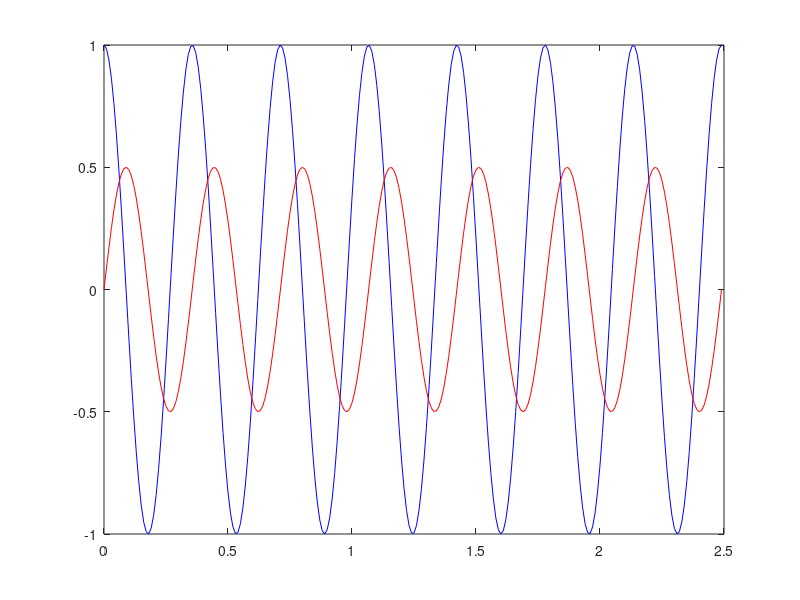

MATLAB code for this plot:
% HW2_prob1.m
%
%
%

% Initialize Matlab
close all;
clc;
clear all;

% Open a figure window
figure('Color', 'w');

% calculate a 1d Grid
dz = 0.01;
Nz = 250;
za = [0:Nz-1]*dz;

% Build random device on grid
ER = ones(1, Nz);
nz = rand(1,2);
nz = round(0.7*nz/sum(nz)*Nz);
nz = round(0.1*Nz)+[1 nz(1) nz(1)+nz(2)];
ER(nz(1):nz(2)-1)=2;
ER(nz(2):nz(3)-1)=4;

% Calculate wavy funcitons for e and h
z = linspace (0,1,Nz);
E = cos(7*2*pi*z);
H = 0.5*sin(7*2*pi*z);

% Visualize the data
plot(za, E, '-b');
hold on;
plot(za, H, '-r');
hold off;
